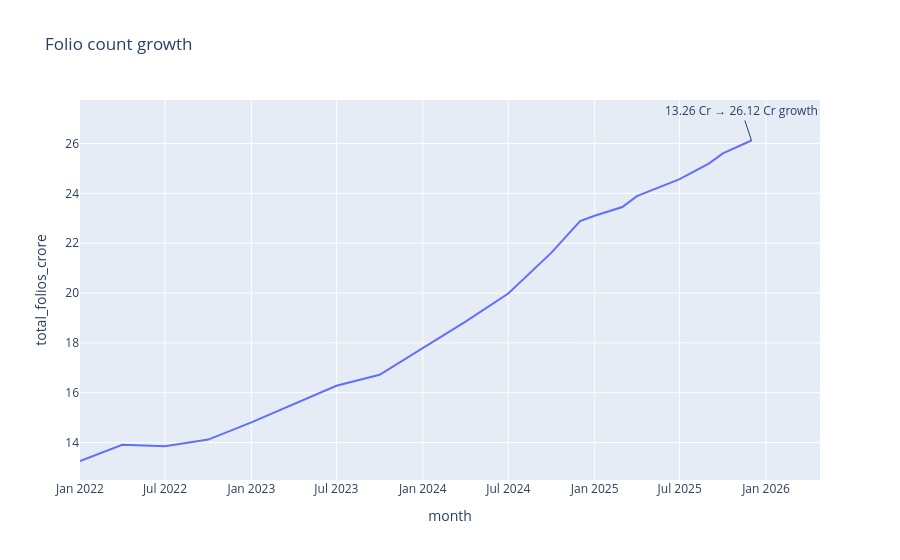

The cell this chart's notebook holds for it:
### Code cell
# Section 9 — Folio Count Growth
df_folio = clean_folio_count.copy()
month_col = "month" if "month" in df_folio.columns else ("report_date" if "report_date" in df_folio.columns else None)
total_col = next((c for c in ["total_folios_crore", "total_folios", "total_folios_cr", "total_folios_count"] if c in df_folio.columns), None)
if month_col is None or total_col is None:
    raise ValueError("clean_folio_count missing expected month/total columns")
df_folio[month_col] = df_folio[month_col].astype(str)
df_folio[total_col] = pd.to_numeric(df_folio[total_col], errors="coerce")
df_folio = df_folio.dropna(subset=[total_col]).sort_values(month_col)
fig = px.line(df_folio, x=month_col, y=total_col, title="Folio count growth")
fig.add_annotation(x=df_folio.iloc[-1][month_col], y=float(df_folio.iloc[-1][total_col]), text="13.26 Cr → 26.12 Cr growth", showarrow=True)
out = REPORTS_CHARTS_DIR / "folio_growth.png"
fig.write_image(str(out), scale=2)
fig.show()

### Figure 1 — Plotly figure (JSON) as saved in the notebook; plotly's stock layout.template omitted (floating-point values rounded to 4 significant figures)
{"data": [{"hovertemplate": "month=%{x}<br>total_folios_crore=%{y}<extra></extra>", "legendgroup": "", "line": {"color": "#636efa", "dash": "solid"}, "marker": {"symbol": "circle"}, "mode": "lines", "name": "", "orientation": "v", "showlegend": false, "type": "scatter", "x": ["2022-01", "2022-04", "2022-07", "2022-10", "2023-01", "2023-04", "2023-07", "2023-10", "2024-01", "2024-04", "2024-07", "2024-10", "2024-12", "2025-01", "2025-03", "2025-04", "2025-07", "2025-08", "2025-09", "2025-10", "2025-12"], "xaxis": "x", "y": [13.26, 13.91, 13.85, 14.12, 14.81, 15.54, 16.28, 16.72, 17.78, 18.85, 19.98, 21.62, 22.89, 23.1, 23.45, 23.89, 24.57, 24.89, 25.19, 25.6, 26.12], "yaxis": "y"}], "layout": {"annotations": [{"showarrow": true, "text": "13.26 Cr → 26.12 Cr growth", "x": "2025-12", "y": 26.12}], "legend": {"tracegroupgap": 0}, "title": {"text": "Folio count growth"}, "xaxis": {"anchor": "y", "domain": [0.0, 1.0], "title": {"text": "month"}}, "yaxis": {"anchor": "x", "domain": [0.0, 1.0], "title": {"text": "total_folios_crore"}}}}
